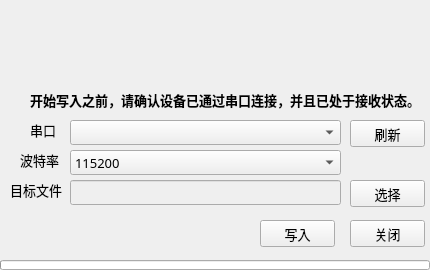
<?xml version="1.0" encoding="UTF-8"?>
<ui version="4.0">
 <class>MainWindow</class>
 <widget class="QMainWindow" name="MainWindow">
  <property name="enabled">
   <bool>true</bool>
  </property>
  <property name="geometry">
   <rect>
    <x>0</x>
    <y>0</y>
    <width>430</width>
    <height>270</height>
   </rect>
  </property>
  <property name="minimumSize">
   <size>
    <width>430</width>
    <height>270</height>
   </size>
  </property>
  <property name="maximumSize">
   <size>
    <width>430</width>
    <height>270</height>
   </size>
  </property>
  <property name="font">
   <font>
    <family>微软雅黑</family>
    <pointsize>10</pointsize>
   </font>
  </property>
  <property name="windowTitle">
   <string>Flash Programmer</string>
  </property>
  <property name="windowIcon">
   <iconset resource="img.qrc">
    <normaloff>:/new/perfix1/img/property_obj.gif</normaloff>:/new/perfix1/img/property_obj.gif</iconset>
  </property>
  <widget class="QWidget" name="centralWidget">
   <widget class="QComboBox" name="comboBox_comno">
    <property name="geometry">
     <rect>
      <x>70</x>
      <y>120</y>
      <width>271</width>
      <height>25</height>
     </rect>
    </property>
   </widget>
   <widget class="QProgressBar" name="progressBar">
    <property name="enabled">
     <bool>true</bool>
    </property>
    <property name="geometry">
     <rect>
      <x>0</x>
      <y>260</y>
      <width>430</width>
      <height>10</height>
     </rect>
    </property>
    <property name="sizePolicy">
     <sizepolicy hsizetype="Fixed" vsizetype="Fixed">
      <horstretch>0</horstretch>
      <verstretch>0</verstretch>
     </sizepolicy>
    </property>
    <property name="minimumSize">
     <size>
      <width>430</width>
      <height>5</height>
     </size>
    </property>
    <property name="value">
     <number>0</number>
    </property>
    <property name="textVisible">
     <bool>false</bool>
    </property>
    <property name="invertedAppearance">
     <bool>false</bool>
    </property>
    <property name="format">
     <string/>
    </property>
   </widget>
   <widget class="QLabel" name="label_com">
    <property name="geometry">
     <rect>
      <x>30</x>
      <y>120</y>
      <width>26</width>
      <height>19</height>
     </rect>
    </property>
    <property name="text">
     <string>串口</string>
    </property>
   </widget>
   <widget class="QLabel" name="label_baudrate">
    <property name="geometry">
     <rect>
      <x>20</x>
      <y>150</y>
      <width>39</width>
      <height>19</height>
     </rect>
    </property>
    <property name="text">
     <string>波特率</string>
    </property>
   </widget>
   <widget class="QPushButton" name="Button_close">
    <property name="geometry">
     <rect>
      <x>350</x>
      <y>220</y>
      <width>75</width>
      <height>27</height>
     </rect>
    </property>
    <property name="text">
     <string>关闭</string>
    </property>
   </widget>
   <widget class="QPushButton" name="Button_refresh">
    <property name="geometry">
     <rect>
      <x>350</x>
      <y>120</y>
      <width>75</width>
      <height>27</height>
     </rect>
    </property>
    <property name="text">
     <string>刷新</string>
    </property>
   </widget>
   <widget class="QLabel" name="label_notice">
    <property name="geometry">
     <rect>
      <x>30</x>
      <y>90</y>
      <width>390</width>
      <height>19</height>
     </rect>
    </property>
    <property name="text">
     <string>&lt;html&gt;&lt;head/&gt;&lt;body&gt;&lt;p&gt;&lt;span style=&quot; font-weight:600;&quot;&gt;开始写入之前，请确认设备已通过串口连接，并且已处于接收状态。&lt;/span&gt;&lt;/p&gt;&lt;/body&gt;&lt;/html&gt;</string>
    </property>
   </widget>
   <widget class="QComboBox" name="comboBox_braudrate">
    <property name="geometry">
     <rect>
      <x>70</x>
      <y>150</y>
      <width>271</width>
      <height>25</height>
     </rect>
    </property>
    <item>
     <property name="text">
      <string>115200</string>
     </property>
    </item>
    <item>
     <property name="text">
      <string>38400</string>
     </property>
    </item>
    <item>
     <property name="text">
      <string>9600</string>
     </property>
    </item>
   </widget>
   <widget class="QLabel" name="label_bigpic">
    <property name="geometry">
     <rect>
      <x>0</x>
      <y>0</y>
      <width>431</width>
      <height>91</height>
     </rect>
    </property>
    <property name="text">
     <string/>
    </property>
    <property name="pixmap">
     <pixmap resource="img.qrc">:/new/perfix1/img/news.jpg</pixmap>
    </property>
    <property name="scaledContents">
     <bool>true</bool>
    </property>
   </widget>
   <widget class="QLabel" name="label_helppic">
    <property name="geometry">
     <rect>
      <x>10</x>
      <y>90</y>
      <width>21</width>
      <height>21</height>
     </rect>
    </property>
    <property name="text">
     <string/>
    </property>
    <property name="pixmap">
     <pixmap resource="img.qrc">:/new/perfix1/img/help.gif</pixmap>
    </property>
   </widget>
   <widget class="QLabel" name="label_srcflie">
    <property name="geometry">
     <rect>
      <x>10</x>
      <y>180</y>
      <width>52</width>
      <height>19</height>
     </rect>
    </property>
    <property name="text">
     <string>目标文件</string>
    </property>
   </widget>
   <widget class="QLineEdit" name="lineEdit_srcfile">
    <property name="enabled">
     <bool>false</bool>
    </property>
    <property name="geometry">
     <rect>
      <x>70</x>
      <y>180</y>
      <width>271</width>
      <height>25</height>
     </rect>
    </property>
   </widget>
   <widget class="QPushButton" name="Button_choice">
    <property name="geometry">
     <rect>
      <x>350</x>
      <y>180</y>
      <width>75</width>
      <height>27</height>
     </rect>
    </property>
    <property name="text">
     <string>选择</string>
    </property>
   </widget>
   <widget class="QLabel" name="label_status">
    <property name="geometry">
     <rect>
      <x>30</x>
      <y>220</y>
      <width>211</width>
      <height>19</height>
     </rect>
    </property>
    <property name="text">
     <string/>
    </property>
   </widget>
   <widget class="QLabel" name="label_statuspic">
    <property name="geometry">
     <rect>
      <x>10</x>
      <y>220</y>
      <width>16</width>
      <height>16</height>
     </rect>
    </property>
    <property name="text">
     <string/>
    </property>
   </widget>
   <widget class="QPushButton" name="Button_write">
    <property name="geometry">
     <rect>
      <x>260</x>
      <y>220</y>
      <width>75</width>
      <height>27</height>
     </rect>
    </property>
    <property name="text">
     <string>写入</string>
    </property>
   </widget>
   <zorder>comboBox_comno</zorder>
   <zorder>progressBar</zorder>
   <zorder>label_com</zorder>
   <zorder>label_baudrate</zorder>
   <zorder>Button_close</zorder>
   <zorder>Button_refresh</zorder>
   <zorder>label_notice</zorder>
   <zorder>comboBox_braudrate</zorder>
   <zorder>label_bigpic</zorder>
   <zorder>label_helppic</zorder>
   <zorder>label_srcflie</zorder>
   <zorder>lineEdit_srcfile</zorder>
   <zorder>Button_choice</zorder>
   <zorder>Button_write</zorder>
   <zorder>label_status</zorder>
   <zorder>label_statuspic</zorder>
  </widget>
 </widget>
 <layoutdefault spacing="6" margin="11"/>
 <tabstops>
  <tabstop>comboBox_comno</tabstop>
  <tabstop>Button_refresh</tabstop>
  <tabstop>comboBox_braudrate</tabstop>
  <tabstop>lineEdit_srcfile</tabstop>
  <tabstop>Button_choice</tabstop>
  <tabstop>Button_write</tabstop>
  <tabstop>Button_close</tabstop>
 </tabstops>
 <resources>
  <include location="img.qrc"/>
 </resources>
 <connections>
  <connection>
   <sender>Button_close</sender>
   <signal>clicked()</signal>
   <receiver>MainWindow</receiver>
   <slot>close()</slot>
   <hints>
    <hint type="sourcelabel">
     <x>393</x>
     <y>232</y>
    </hint>
    <hint type="destinationlabel">
     <x>226</x>
     <y>215</y>
    </hint>
   </hints>
  </connection>
 </connections>
</ui>
